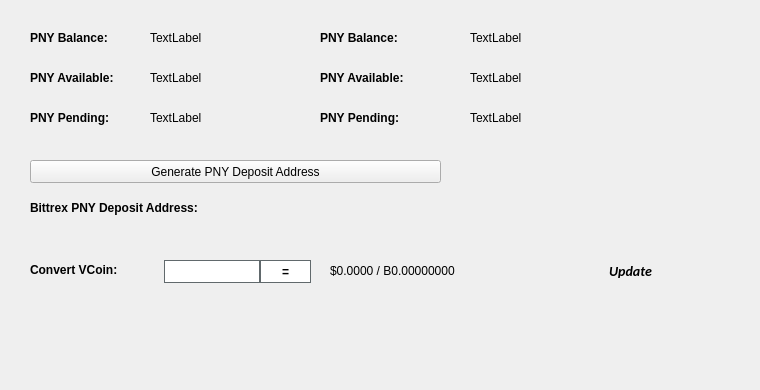
   <widget class="QWidget" name="BalanceTab">
    <attribute name="title">
     <string>Balance</string>
    </attribute>
    <widget class="QLabel" name="BitcoinBalanceLabel">
     <property name="geometry">
      <rect>
       <x>470</x>
       <y>30</y>
       <width>150</width>
       <height>16</height>
      </rect>
     </property>
     <property name="text">
      <string>TextLabel</string>
     </property>
    </widget>
    <widget class="QLabel" name="peonyBalanceLabel">
     <property name="geometry">
      <rect>
       <x>150</x>
       <y>30</y>
       <width>150</width>
       <height>16</height>
      </rect>
     </property>
     <property name="text">
      <string>TextLabel</string>
     </property>
    </widget>
    <widget class="QLabel" name="label_11">
     <property name="geometry">
      <rect>
       <x>30</x>
       <y>30</y>
       <width>101</width>
       <height>16</height>
      </rect>
     </property>
     <property name="font">
      <font>
       <weight>75</weight>
       <bold>true</bold>
      </font>
     </property>
     <property name="text">
      <string>PNY Balance:</string>
     </property>
    </widget>
    <widget class="QLabel" name="label_12">
     <property name="geometry">
      <rect>
       <x>320</x>
       <y>30</y>
       <width>101</width>
       <height>16</height>
      </rect>
     </property>
     <property name="font">
      <font>
       <weight>75</weight>
       <bold>true</bold>
      </font>
     </property>
     <property name="text">
      <string>PNY Balance:</string>
     </property>
    </widget>
    <widget class="QLabel" name="peonyAvailableLabel_2">
     <property name="geometry">
      <rect>
       <x>150</x>
       <y>70</y>
       <width>150</width>
       <height>16</height>
      </rect>
     </property>
     <property name="text">
      <string>TextLabel</string>
     </property>
    </widget>
    <widget class="QLabel" name="label_13">
     <property name="geometry">
      <rect>
       <x>30</x>
       <y>70</y>
       <width>111</width>
       <height>16</height>
      </rect>
     </property>
     <property name="font">
      <font>
       <weight>75</weight>
       <bold>true</bold>
      </font>
     </property>
     <property name="text">
      <string>PNY Available:</string>
     </property>
    </widget>
    <widget class="QLabel" name="label_14">
     <property name="geometry">
      <rect>
       <x>30</x>
       <y>110</y>
       <width>101</width>
       <height>16</height>
      </rect>
     </property>
     <property name="font">
      <font>
       <weight>75</weight>
       <bold>true</bold>
      </font>
     </property>
     <property name="text">
      <string>PNY Pending:</string>
     </property>
    </widget>
    <widget class="QLabel" name="peonyPendingLabel">
     <property name="geometry">
      <rect>
       <x>150</x>
       <y>110</y>
       <width>150</width>
       <height>16</height>
      </rect>
     </property>
     <property name="text">
      <string>TextLabel</string>
     </property>
    </widget>
    <widget class="QLabel" name="label_15">
     <property name="geometry">
      <rect>
       <x>320</x>
       <y>70</y>
       <width>111</width>
       <height>16</height>
      </rect>
     </property>
     <property name="font">
      <font>
       <weight>75</weight>
       <bold>true</bold>
      </font>
     </property>
     <property name="text">
      <string>PNY Available:</string>
     </property>
    </widget>
    <widget class="QLabel" name="BitcoinAvailableLabel">
     <property name="geometry">
      <rect>
       <x>470</x>
       <y>70</y>
       <width>150</width>
       <height>16</height>
      </rect>
     </property>
     <property name="text">
      <string>TextLabel</string>
     </property>
    </widget>
    <widget class="QLabel" name="label_31">
     <property name="geometry">
      <rect>
       <x>320</x>
       <y>110</y>
       <width>111</width>
       <height>16</height>
      </rect>
     </property>
     <property name="font">
      <font>
       <weight>75</weight>
       <bold>true</bold>
      </font>
     </property>
     <property name="text">
      <string>PNY Pending:</string>
     </property>
    </widget>
    <widget class="QLabel" name="BitcoinPendingLabel">
     <property name="geometry">
      <rect>
       <x>470</x>
       <y>110</y>
       <width>150</width>
       <height>16</height>
      </rect>
     </property>
     <property name="text">
      <string>TextLabel</string>
     </property>
    </widget>
    <widget class="QLabel" name="label_33">
     <property name="geometry">
      <rect>
       <x>30</x>
       <y>200</y>
       <width>221</width>
       <height>16</height>
      </rect>
     </property>
     <property name="font">
      <font>
       <weight>75</weight>
       <bold>true</bold>
      </font>
     </property>
     <property name="text">
      <string>Bittrex PNY Deposit Address:</string>
     </property>
    </widget>
    <widget class="QPushButton" name="GenDepositBTN">
     <property name="geometry">
      <rect>
       <x>30</x>
       <y>160</y>
       <width>411</width>
       <height>23</height>
      </rect>
     </property>
     <property name="text">
      <string>Generate PNY Deposit Address</string>
     </property>
     <property name="icon">
      <iconset resource="../peony.qrc">
       <normaloff>:/icons/bitcoin</normaloff>:/icons/bitcoin</iconset>
     </property>
    </widget>
    <widget class="QLabel" name="DepositAddressLabel">
     <property name="geometry">
      <rect>
       <x>200</x>
       <y>200</y>
       <width>261</width>
       <height>16</height>
      </rect>
     </property>
     <property name="palette">
      <palette>
       <active>
        <colorrole role="WindowText">
         <brush brushstyle="SolidPattern">
          <color alpha="255">
           <red>0</red>
           <green>0</green>
           <blue>0</blue>
          </color>
         </brush>
        </colorrole>
        <colorrole role="Text">
         <brush brushstyle="SolidPattern">
          <color alpha="255">
           <red>0</red>
           <green>0</green>
           <blue>255</blue>
          </color>
         </brush>
        </colorrole>
       </active>
       <inactive>
        <colorrole role="WindowText">
         <brush brushstyle="SolidPattern">
          <color alpha="255">
           <red>0</red>
           <green>0</green>
           <blue>0</blue>
          </color>
         </brush>
        </colorrole>
        <colorrole role="Text">
         <brush brushstyle="SolidPattern">
          <color alpha="255">
           <red>0</red>
           <green>0</green>
           <blue>255</blue>
          </color>
         </brush>
        </colorrole>
       </inactive>
       <disabled>
        <colorrole role="WindowText">
         <brush brushstyle="SolidPattern">
          <color alpha="255">
           <red>120</red>
           <green>120</green>
           <blue>120</blue>
          </color>
         </brush>
        </colorrole>
        <colorrole role="Text">
         <brush brushstyle="SolidPattern">
          <color alpha="255">
           <red>120</red>
           <green>120</green>
           <blue>120</blue>
          </color>
         </brush>
        </colorrole>
       </disabled>
      </palette>
     </property>
     <property name="font">
      <font>
       <weight>75</weight>
       <bold>true</bold>
      </font>
     </property>
     <property name="text">
      <string/>
     </property>
     <property name="alignment">
      <set>Qt::AlignRight|Qt::AlignTrailing|Qt::AlignVCenter</set>
     </property>
     <property name="textInteractionFlags">
      <set>Qt::LinksAccessibleByMouse|Qt::TextSelectableByKeyboard|Qt::TextSelectableByMouse</set>
     </property>
    </widget>
    <widget class="QLabel" name="label_8">
     <property name="geometry">
      <rect>
       <x>460</x>
       <y>300</y>
       <width>281</width>
       <height>81</height>
      </rect>
     </property>
     <property name="text">
      <string/>
     </property>
     <property name="pixmap">
      <pixmap>:/images/bittrex</pixmap>
     </property>
    </widget>
    <widget class="QWidget" name="widgetConversion" native="true">
     <property name="geometry">
      <rect>
       <x>0</x>
       <y>250</y>
       <width>751</width>
       <height>43</height>
      </rect>
     </property>
     <property name="minimumSize">
      <size>
       <width>0</width>
       <height>43</height>
      </size>
     </property>
     <property name="styleSheet">
      <string notr="true"/>
     </property>
     <widget class="QPushButton" name="btnUpdateMarketData">
      <property name="geometry">
       <rect>
        <x>575</x>
        <y>0</y>
        <width>111</width>
        <height>41</height>
       </rect>
      </property>
      <property name="sizePolicy">
       <sizepolicy hsizetype="Expanding" vsizetype="Expanding">
        <horstretch>0</horstretch>
        <verstretch>0</verstretch>
       </sizepolicy>
      </property>
      <property name="font">
       <font>
        <family>calibri</family>
        <pointsize>-1</pointsize>
        <weight>75</weight>
        <italic>true</italic>
        <bold>true</bold>
       </font>
      </property>
      <property name="styleSheet">
       <string notr="true">margin:0px;text-align:center;padding:2px;border-radius:3px;font-style:italic;width:100px;font-size:14px;font-family:calibri;font-weight:600;</string>
      </property>
      <property name="text">
       <string>Update</string>
      </property>
      <property name="iconSize">
       <size>
        <width>150</width>
        <height>35</height>
       </size>
      </property>
      <property name="autoDefault">
       <bool>true</bool>
      </property>
      <property name="default">
       <bool>true</bool>
      </property>
     </widget>
     <widget class="QLabel" name="lblConvertVCoin">
      <property name="geometry">
       <rect>
        <x>30</x>
        <y>10</y>
        <width>131</width>
        <height>20</height>
       </rect>
      </property>
      <property name="styleSheet">
       <string notr="true"/>
      </property>
      <property name="text">
       <string>&lt;html&gt;&lt;head/&gt;&lt;body&gt;&lt;p&gt;&lt;span style=&quot; font-weight:600;&quot;&gt;Convert VCoin:&lt;/span&gt;&lt;/p&gt;&lt;/body&gt;&lt;/html&gt;</string>
      </property>
     </widget>
     <widget class="QLineEdit" name="txtConvertVCoinQty">
      <property name="geometry">
       <rect>
        <x>160</x>
        <y>10</y>
        <width>100</width>
        <height>23</height>
       </rect>
      </property>
      <property name="minimumSize">
       <size>
        <width>100</width>
        <height>23</height>
       </size>
      </property>
      <property name="maximumSize">
       <size>
        <width>100</width>
        <height>16777215</height>
       </size>
      </property>
      <property name="styleSheet">
       <string notr="true">border: 1px solid #61696c;margin-left:4px;</string>
      </property>
     </widget>
     <widget class="QPushButton" name="btnConvertPNY">
      <property name="geometry">
       <rect>
        <x>260</x>
        <y>10</y>
        <width>51</width>
        <height>23</height>
       </rect>
      </property>
      <property name="minimumSize">
       <size>
        <width>0</width>
        <height>23</height>
       </size>
      </property>
      <property name="styleSheet">
       <string notr="true">border:1px solid #61696c;background:white;font-weight:600;</string>
      </property>
      <property name="text">
       <string>=</string>
      </property>
     </widget>
     <widget class="QLabel" name="lblConvertVCoinResults">
      <property name="geometry">
       <rect>
        <x>330</x>
        <y>0</y>
        <width>201</width>
        <height>41</height>
       </rect>
      </property>
      <property name="styleSheet">
       <string notr="true"/>
      </property>
      <property name="text">
       <string>$0.0000 / B0.00000000</string>
      </property>
     </widget>
     <widget class="QLabel" name="iconOverviewUpdateWait">
      <property name="geometry">
       <rect>
        <x>670</x>
        <y>10</y>
        <width>24</width>
        <height>24</height>
       </rect>
      </property>
      <property name="text">
       <string/>
      </property>
      <property name="pixmap">
       <pixmap resource="../peony.qrc">:/icons/transaction_1</pixmap>
      </property>
      <property name="scaledContents">
       <bool>true</bool>
      </property>
      <property name="alignment">
       <set>Qt::AlignCenter</set>
      </property>
     </widget>
    </widget>
   </widget>
